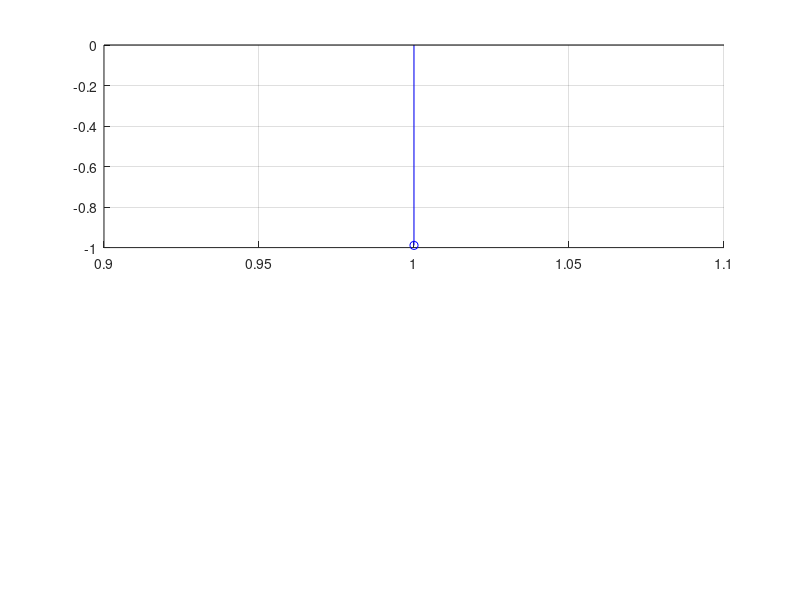

Recreate this plot in MATLAB. (Note: this script raises an error after producing the figure.)
rri =  load('RRI-DATA.mat');


rri.xRRI1 = (rri.xRRI1-mean(rri.xRRI1))/(std(rri.xRRI1));
rri.xRRI2 = (rri.xRRI2-mean(rri.xRRI2))/(std(rri.xRRI2));
rri.xRRI3 = (rri.xRRI3-mean(rri.xRRI3))/(std(rri.xRRI3));



fn = fieldnames(rri);
for k=1:numel(fn)
    if( isnumeric(rri.(fn{k})) )
        MDLs = zeros(1, 10);
        AICs = zeros(1, 10);
        AICcs = zeros(1, 10);
        Eps = zeros(1, 10);

        figure(k)
        subplot(2, 1, 1)
        grid on
        hold on
        for p = 1:12

            a = aryule(rri.(fn{k}), p);
               
            stem(p, a(p+1), 'b')
            x = filter([0 -a(1, 2:end)], [1], rri.(fn{k}));

            E_p = sum((rri.(fn{k})-x).^2);
            Eps(p) = log(E_p);
            MDL = log(E_p)+((p*log(N))/N);
            AIC = log(E_p)+((p*2)/N);
            AICc = AIC+((2*p*(p+1))/(N-p-1));
            MDLs(p) = MDL;
            AICs(p) = AIC;
            AICcs(p) = AICc;

        end
        dat = string(fn{k});
        dat = char(dat);
        dat = dat(2:end);
        xlim([-1 11])
        yline(0.25, '--', '0.25')
        yline(-0.25, '--', '-0.25')
        title("PACF of " + dat)
        ylabel("PACF")
        hold off

        subplot(2, 1, 2)
        hold on 
        grid on    

        plot(Eps, 'LineWidth', 2)
        plot(MDLs, 'LineWidth', 2)
        plot(AICs, 'LineWidth', 2)
        plot(AICcs, 'LineWidth', 2)
        
        title("MDL, AIC, AIC_c of " + dat)
        xlabel("Model order(p)", 'FontWeight', 'bold')
        ylabel("Value", 'FontWeight', 'bold')
        legend({'E_p', 'MDL', 'AIC', 'AIC_c'},  'FontSize', 10)

        hold off
    end
end
    